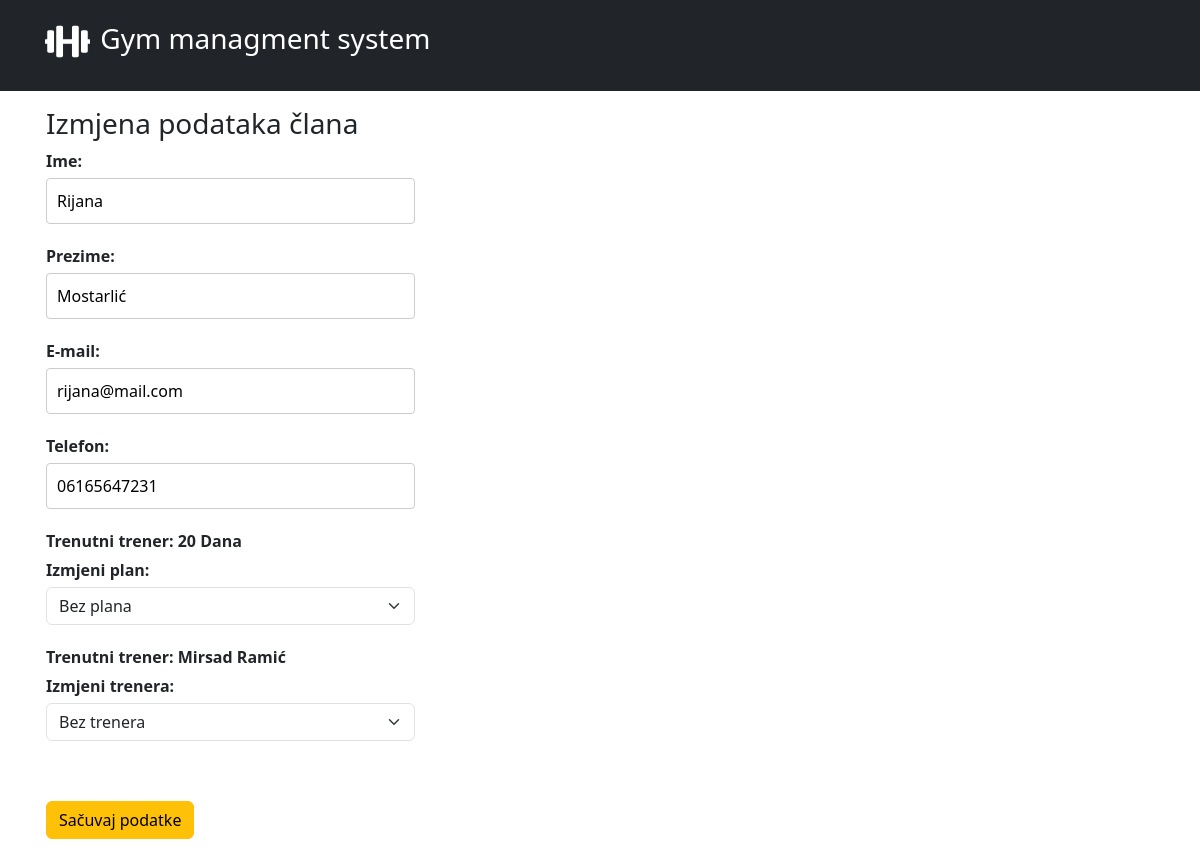
The page /members/edit-member.php?did=41 on the database its author committed.
### tables this page shows
CREATE TABLE `members` (
  `member_id` int(11) NOT NULL,
  `first_name` varchar(255) DEFAULT NULL,
  `last_name` varchar(255) DEFAULT NULL,
  `email` varchar(255) DEFAULT NULL,
  `phone_number` varchar(255) DEFAULT NULL,
  `photo_path` varchar(255) DEFAULT NULL,
  `training_plan_id` int(11) DEFAULT NULL,
  `trainer_id` int(11) DEFAULT NULL,
  `access_card_pdf_path` varchar(255) DEFAULT NULL,
  `created_at` date DEFAULT current_timestamp()
);

CREATE TABLE `training_plans` (
  `plan_id` int(11) NOT NULL,
  `name` varchar(255) DEFAULT NULL,
  `sessions` int(11) DEFAULT NULL,
  `price` int(20) DEFAULT NULL,
  `created_at` date DEFAULT NULL
);

CREATE TABLE `trainers` (
  `trainer_id` int(11) NOT NULL,
  `first_name` varchar(255) DEFAULT NULL,
  `last_name` varchar(255) DEFAULT NULL,
  `email` varchar(255) DEFAULT NULL,
  `phone_number` varchar(255) DEFAULT NULL,
  `photo_path` varchar(255) NOT NULL,
  `created_at` date DEFAULT current_timestamp()
);

### members/edit-member.php (called while the page is built, shortened)
<?php
require_once '../../gym/config.php';
if (isset($_GET['did']) && is_numeric($_GET['did'])) {
    $member_id = $_GET['did'];
    $sql = "SELECT members.*,
            training_plans.name AS training_plan_name,
            trainers.first_name AS trainer_fName, trainers.last_name AS trainer_lName
            FROM `members`
            LEFT JOIN `training_plans` ON members.training_plan_id = training_plans.plan_id
            LEFT JOIN `trainers` ON members.trainer_id = trainers.trainer_id
            WHERE `member_id` = $member_id";
    $result = $conn->query($sql);
    if ($result) {
        $member = $result->fetch_assoc();
    } else {
        die("Greška prilikom izvršavanja upita: " . $conn->error);
    }
}
require '../../gym/views/edit-members.view.php';

### views/edit-members.view.php (the view, shortened to what this page needs)
<?php
require_once("partials/header.php");
?>
<h3>Izmjena podataka člana</h3>
<form action="../../gym/services/edit-member.service.php" method="POST" class="col-xl-4">
    <div class="form-group">
      <label for="ime">Ime:</label>
      <input type="text" id="ime" name="first_name" value="<?= $member['first_name'] ?>" required>
    </div>
    <div class="form-group">
      <label for="prezime">Prezime:</label>
      <input type="text" id="prezime" name="last_name" value="<?= $member['last_name'] ?>" required>
    </div>
    <div class="form-group">
      <label for="email">E-mail:</label>
      <input type="email" id="email" name="email" value="<?= $member['email'] ?>" required>
    </div>
    <div class="form-group">
      <label for="telefon">Telefon:</label>
      <input type="tel" id="telefon" name="phone_number" value="<?= $member['phone_number'] ?>" required>
    </div>
    <div class="form-group">
    <label for="telefon">Trenutni trener: <?php if(!$member['training_plan_name']){echo "Nema plana";}else{echo $member['training_plan_name'];} ?></label>
      <label for="telefon">Izmjeni plan:</label>
      <select name="training_plan_id" class="form-select">
      <option value>Bez plana</option>
      </select>
    </div>
    <div class="form-group">
      <label for="telefon">Trenutni trener: <?php if(!$member['trainer_fName']){echo "Nema trenera";}else{echo $member['trainer_fName']." ".$member['trainer_lName'];} ?></label>
      <label for="telefon">Izmjeni trenera:</label>
      <select name="trainer_id" class="form-select">
        <option value sellected >Bez trenera</option>
      </select>
    </div>
          <br>
    <button type="submit" class="mt-3 btn btn-warning">Sačuvaj podatke</button>
  </form>
<?php require_once("partials/footer.php");
 ?>

### views/edit-members.view.php (style rules this page uses)
.form-group { margin-bottom: 20px; }
label { display: block; font-weight: bold; margin-bottom: 5px; }
input { width: 100%; padding: 10px; font-size: 16px; border: 1px solid #ccc; border-radius: 4px; }
button { padding: 10px 20px; font-size: 16px; background-color: #007BFF; color: #fff; border: none; border-radius: 4px; cursor: pointer; }

### rows shown on the page
members: first_name "Rijana", last_name "Mostarlić", email "rijana@mail.com", phone_number "06165647231", training_plan.name "20 Dana", trainer.first_name "Mirsad", trainer.last_name "Ramić"
